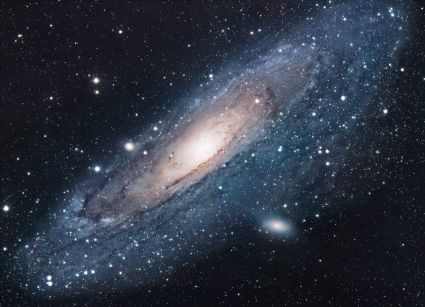
#> input picture universe.jpg, 425 x 307 px
$ python colorpalette.py   (older library calls are emulated)
#> lines starting #> are read from the running program, lines starting #| are printed output that depends on the picture
"""
This module generates a color palette of num_colors colors from a provided image at input_file.
It saves it in the output_file and returns the list of strings of colors in hex.
"""
import os

import matplotlib.pyplot as plt
import numpy as np
import PIL
from matplotlib.colors import LinearSegmentedColormap
from scipy import cluster
from scipy.stats import norm
# from scipy.signal import gaussian
# import math

import colorsys


def gaussian(array, mu, sig):
    return (sig*2*np.pi)**-0.5*np.exp(-(array - mu)**2 / (2 * sig**2))


def inv_gaussian(array, mu, sig):
    return mu - sig*np.sqrt(2*np.log(1/(sig*array)) - np.log(2*np.pi))


def color_palette_from_photo(input_file, output_file, num_colors=5, partitions=150, hsv=True, envelop=False, select=True, individual=True):
#> called with input_file = 'universe.jpg', output_file = 'out_universe.jpg', num_colors = 5, partitions = 150, hsv = True, envelop = False, select = True, individual = True
    img = plt.imread(input_file)
#> img is the input picture: shape (307, 425, 3); mean R, G, B 46.5, 53.8, 66.9
    scale = 1
    if isinstance(img[0][0][0], np.floating):
        scale = 255
    # np_image is a flattened (partitions x partitions) array of colors, with three cols: r, g, b
    np_image = np.empty((partitions*partitions, 3), int)
    height = len(img[0])
#> height = 425
    width = len(img)
#> width = 307

    for i in range(partitions):
        for j in range(partitions):
            np_image[i*partitions+j,
                     :] = np.array(img[int(width/partitions*i)][int(height/partitions*j)])[:3]*scale

    if hsv:
        hsv_image = np.zeros_like(np_image, dtype=np.float)
        for i in range(partitions):
            for j in range(partitions):
                r, g, b = (np_image[i*partitions+j, :]/255).tolist()

                h, s, v = colorsys.rgb_to_hsv(r, g, b)

                hsv_image[i*partitions+j, :] = np.array([h, s, v])
        np_image = hsv_image

    if select:

        color_palette = cluster.vq.kmeans(
            cluster.vq.whiten(np_image), 2*num_colors)[0]  # this divides by the std
#> color_palette = [[6.74, 1.34, 3.02], [7.02, 2.53, 0.541], [0.218, 0.855, 4.46], [6.26, 4.75, 1.02], [9.6, 0.713, 3.7], [6.35, 3.59, 0.827], [6.23, 3.78, 1.97], [6.3, 2.82, 2.47], [6.4, 2.8, 0.879], [6.93, 1.89, 0.791]]

        if individual:
            # individual_score = color_palette[:, 1] *\
            #     color_palette[:, 2]*gaussian(color_palette[:, 2], np.mean(
            #         color_palette[:, 2]), np.std(color_palette[:, 2])/2)
            individual_score = np.sqrt(np.absolute(color_palette[:, 0]-np.mean(color_palette[:, 0]))) *\
                np.power(color_palette[:, 1], 2) *\
                color_palette[:, 2]/np.mean(color_palette[:, 2])
#> individual_score = [2.03, 1.59, 4.05, 2.61, 1.76, 2.08, 2.37, 3.14, 1.55, 1.22]

            indexes = np.argsort(individual_score)
#> indexes = [9, 8, 1, 4, 0, 5, 6, 3, 7, 2]
            color_palette = np.take(color_palette, indexes, axis=0)[
                num_colors:]
#> color_palette = [[6.35, 3.59, 0.827], [6.23, 3.78, 1.97], [6.26, 4.75, 1.02], [6.3, 2.82, 2.47], [0.218, 0.855, 4.46]]

        else:
            def weighted_sum(tripple, a=2, b=4, c=1, mu=0.8, sig=.2):
                return a*tripple[0]+b*tripple[1]*gaussian(tripple[1], mu, sig)+c*tripple[2]*gaussian(tripple[2], mu, sig)

            color_difference = np.zeros((2*num_colors, 2*num_colors))
            for i in range(2*num_colors):
                for j in range(2*num_colors):
                    color_difference[i, j] = weighted_sum(
                        color_palette[i]-color_palette[j])
            indexes = [int(np.argmax(np.sum(color_difference, axis=0)))]
            new_color_palette = np.empty((num_colors, 3))
            new_color_palette[0, :] = color_palette[indexes[-1], :]
            stacked_differences = np.zeros(2*num_colors)
            stacked_differences[:] = color_difference[indexes[-1], :]
            for i in range(num_colors-1):
                ind_sort = np.argsort(stacked_differences)
                for k in range(len(indexes)+1):
                    unique_max = 2*num_colors-1-i-k
                    for j in range(2*num_colors):
                        if ind_sort[j] == unique_max:
                            if j not in indexes:
                                indexes.append(j)
                                break
                    if len(indexes) == i+2:
                        break
                new_color_palette[i+1, :] = color_palette[indexes[-1], :]
                stacked_differences[:] = stacked_differences[:] + \
                    color_difference[indexes[-1], :]
            color_palette = new_color_palette

    else:
        color_palette = cluster.vq.kmeans(
            cluster.vq.whiten(np_image), num_colors)[0]  # this divides by the std

    rgb_std = np_image.std(axis=0)
#> rgb_std = [0.0949, 0.122, 0.179]
    for i in range(num_colors):
        # this multiplies back the std
        color_palette[i, :] = rgb_std*color_palette[i]
#> after the loop, color_palette = [[0.603, 0.437, 0.148], [0.592, 0.46, 0.353], [0.594, 0.579, 0.183], [0.598, 0.344, 0.443], [0.0206, 0.104, 0.799]]

    if hsv:
        if envelop:
            get_envelop(color_palette, inv=True)

        rgb_color_palette = np.zeros_like(color_palette, dtype=int)
        for i in range(num_colors):
            h, s, v = color_palette[i, :].tolist()
            r, g, b = colorsys.hsv_to_rgb(h, s, v)
            rgb_color_palette[i, :] = np.array([r, g, b])*255
#> this loop made 5 passes
#> (h, s, v, r, g, b) on passes 1 to 5: (0.603, 0.437, 0.148, 0.0834, 0.108, 0.148), (0.592, 0.46, 0.353, 0.191, 0.264, 0.353), (0.594, 0.579, 0.183, 0.0773, 0.124, 0.183), (0.598, 0.344, 0.443, 0.291, 0.353, 0.443), (0.0206, 0.104, 0.799, 0.799, 0.726, 0.716)
#> after the loop, rgb_color_palette = [[21, 27, 37], [48, 67, 90], [19, 31, 46], [74, 90, 113], [203, 185, 182]]
        color_palette = rgb_color_palette
#> color_palette has the same summary as rgb_color_palette

    # resort in order of value
    summed = np.sum(color_palette, axis=1)
#> summed = [85, 205, 96, 277, 570]
    ind = np.argsort(summed)
#> ind = [0, 2, 1, 3, 4]
    color_palette = np.take(color_palette, ind, axis=0)
#> color_palette = [[21, 27, 37], [19, 31, 46], [48, 67, 90], [74, 90, 113], [203, 185, 182]]

    gradient = np.linspace(0, 1, 256)
    gradient = np.vstack((gradient, gradient))

    cm = LinearSegmentedColormap.from_list(
        'color color_palette', color_palette/255, num_colors)
    fig, ax = plt.subplots(nrows=1)
    dpi = 200
    fig.set_size_inches(num_colors, 1)
    ax.imshow(gradient, aspect='auto', cmap=(cm))
    ax.set_axis_off()

    plt.savefig(output_file, dpi=dpi)
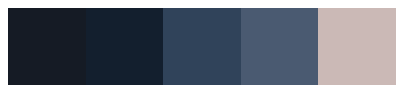
#> figure drawn by matplotlib, 1 panel
    plt.close()

#> (the run stopped early here; a loop or call above may not have finished)
